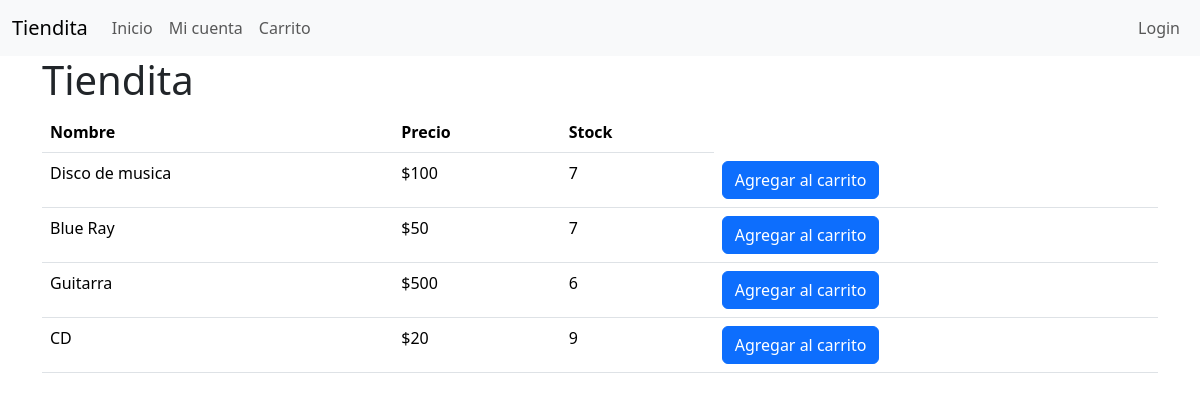
Before: / with the older database file.
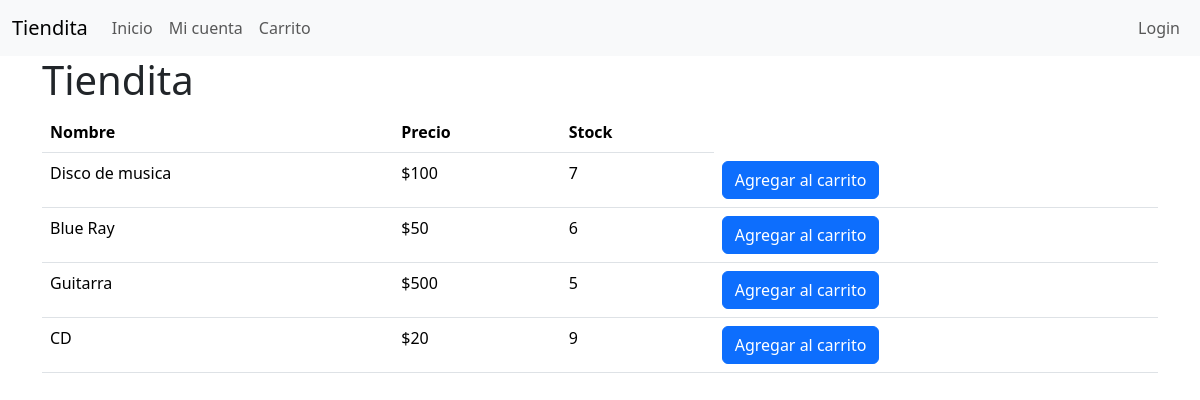
After: the same page with the newer database file.
### web/models.py (models this page shows, shortened)
class Producto(models.Model):
    id = models.BigAutoField(primary_key=True)
    nombre = models.CharField(max_length=255,null=False)
    precio = models.IntegerField(null=False)
    stock = models.IntegerField(null=False,default=10)

### web/views.py (the view)
# urls.py: path('', views.inicio,name='inicio'),
def inicio(request):
    productos = Producto.objects.filter(stock__gt=0)
    return render(request,'inicio.html',{"productos":productos});

### web/templates/inicio.html (shortened to what this page needs)
{% extends "base.html" %}
{% block contenido %}
 <h1>Tiendita</h1>
 <div class="table-responsive">
    <table class="table">
        <thead>
            <th>
                Nombre
            </th>
            <th>Precio</th>
            <th>Stock</th>
        </thead>
        <tbody>
            {% for p in productos %}
            <tr>
                <td>{{p.nombre}}</td>
                <td>${{p.precio}}</td>
                <td>{{p.stock}}</td>
                <td>
                    <a onclick="agregarAlCarro({{p.id}})" class="btn btn-primary">Agregar al carrito</a>
                </td>
            </tr>
            {% endfor %}
        </tbody>
     </table>
 </div>
{% endblock contenido %}

Changed rows visible on the page:
changed Producto "Blue Ray": stock "7" → "6"
changed Producto "Guitarra": stock "6" → "5"
